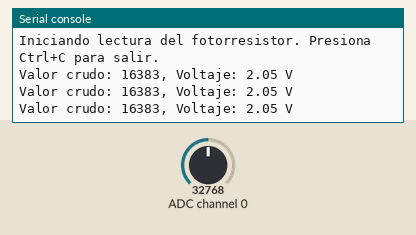
This program was run on a simulated CircuitPython board. On the bench: the last lines printed to the serial console. The test bench sets the inputs (shaded band); at power-on: ADC channel 0 = 32768 (analog values on the 0–65535 scale).

Above: at 1.2 s.
1.3 s: ADC channel 0 set to 45874
At 2.0 s:
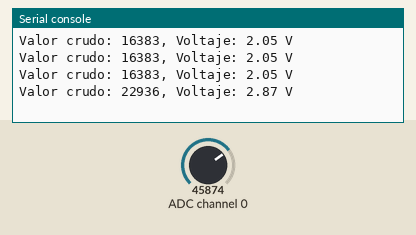
2.8 s: ADC channel 0 set to 57670
At 3.5 s:
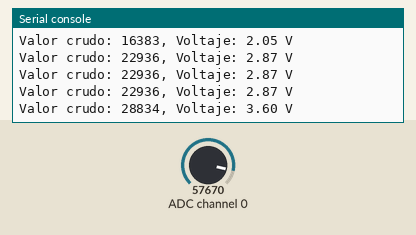
Timing chart, 0 to 5.8 s (numbered marks = the images above; inputs shaded):
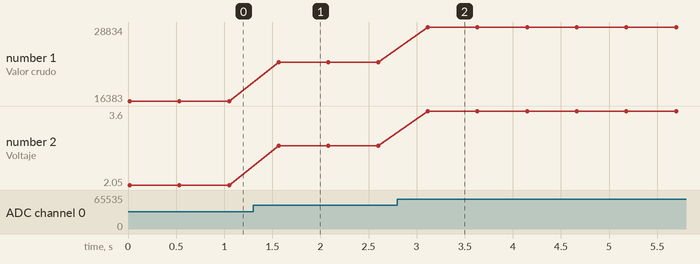

The program:

sensor-luz.py
```python
import time
import board
import busio
from adafruit_ads1x15.ads1015 import ADS1015
from adafruit_ads1x15.analog_in import AnalogIn


i2c = busio.I2C(board.SCL, board.SDA)


ads = ADS1015(i2c)


chan = AnalogIn(ads, 0)

print("Iniciando lectura del fotorresistor. Presiona Ctrl+C para salir.")
try:
    while True:

        voltage = chan.voltage
        raw_value = chan.value

        print(f"Valor crudo: {raw_value}, Voltaje: {voltage:.2f} V")


        time.sleep(0.5)

except KeyboardInterrupt:
    print("\nLectura detenida.")
```

Measured:
- after the input at 1.3 s, the serial console: prints a new line after 0.27 s (image 1)
- after the input at 2.8 s, the serial console: prints a new line after 0.32 s (image 2)
- plotted number 1: 16383 → 22936 after the input at 1.3 s, 22936 → 28834 after the input at 2.8 s
- plotted number 2: 2.05 → 2.87 after the input at 1.3 s, 2.87 → 3.6 after the input at 2.8 s
